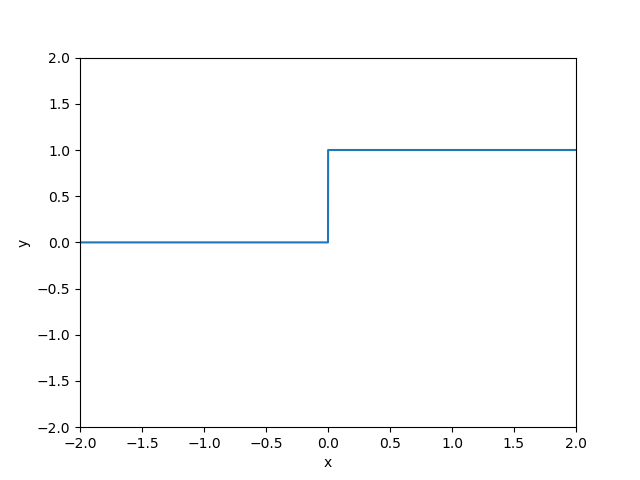

Write Python code to recreate this figure.
import numpy as np
import matplotlib.pyplot as plt

def stepFunction(x):
    y = x>0
    return y.astype(np.int)

if __name__=='__main__':
    plt.xlim((-2,2))
    plt.ylim((-2,2))

    plt.xlabel('x')
    plt.ylabel('y')

    x = np.arange(-2,2,0.001)
    y = stepFunction(x)
    
    plt.plot(x,y)
    plt.show()
